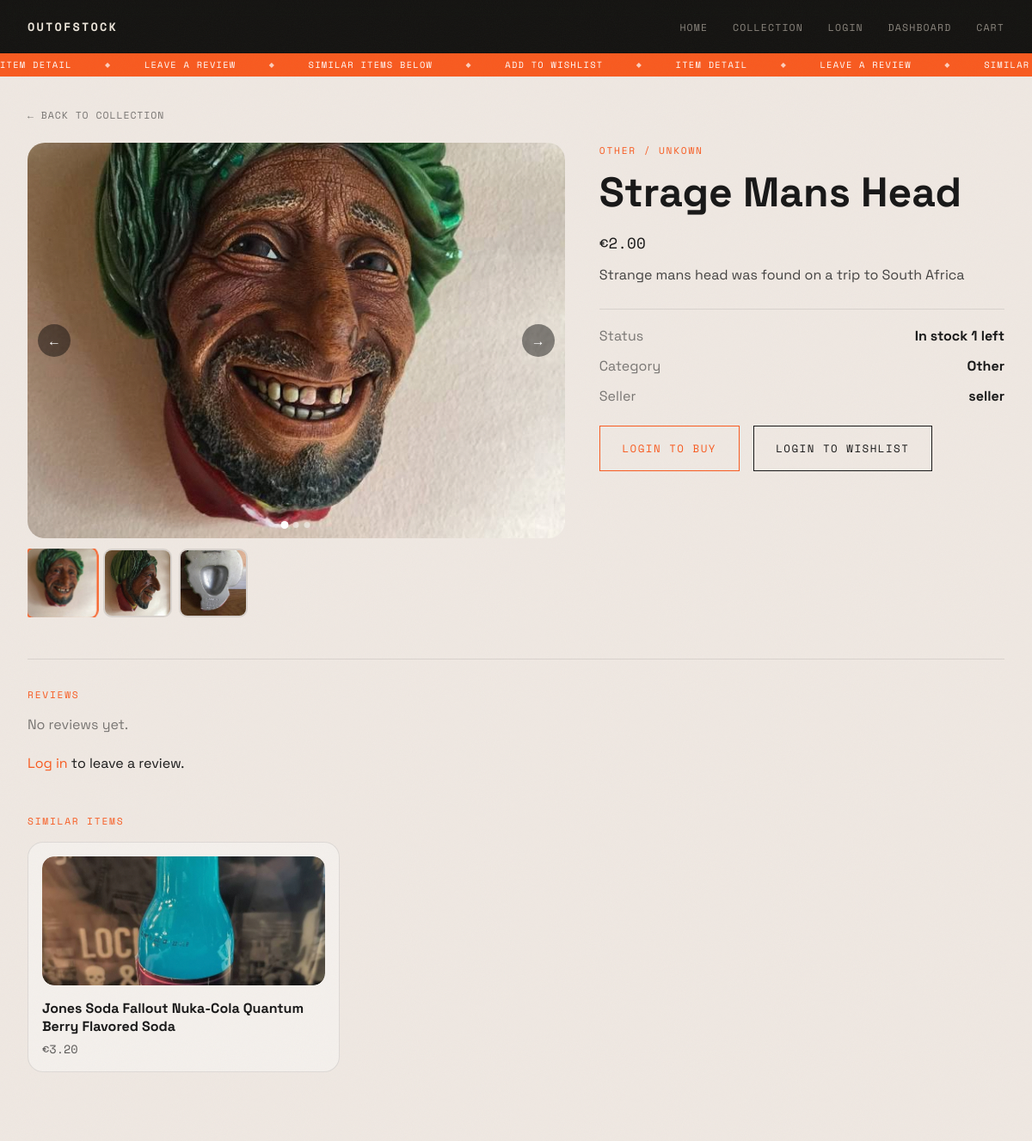
The page /product/8/ on the database its author committed.
### store/models.py (models this page shows, shortened)
class ProductImage(models.Model):
    product  = models.ForeignKey(Product, on_delete=models.CASCADE, related_name='images')
    image    = models.ImageField(upload_to='products/')
    is_cover = models.BooleanField(default=False)
    order    = models.PositiveIntegerField(default=0)
    class Meta:
        ordering = ['order', 'id']

class Product(models.Model):
    owner       = models.ForeignKey(User, on_delete=models.CASCADE, related_name='products', null=True, blank=True)
    category    = models.ForeignKey(Category, on_delete=models.CASCADE)
    name        = models.CharField(max_length=150)
    brand       = models.CharField(max_length=100, blank=True)
    description = models.TextField()
    price       = models.DecimalField(max_digits=8, decimal_places=2)
    image       = models.ImageField(upload_to='products/', blank=True, null=True)
    stock       = models.PositiveIntegerField(default=0)

class Category(models.Model):
    name        = models.CharField(max_length=100)
    description = models.TextField(blank=True)
    parent      = models.ForeignKey(
        'self',
        on_delete=models.SET_NULL,
        null=True,
        blank=True,
        related_name='subcategories'
    )
    class Meta:
        verbose_name_plural = 'Categories'

### store/views.py (the view, shortened to what this page needs)
# urls.py: path('product/<int:product_id>/',           views.product_detail,       name='product_detail'),
def product_detail(request, product_id):
    try:
        product = Product.objects.get(id=product_id)
    except Product.DoesNotExist:
        return redirect('products')
    reviews = product.reviews.all()
    recommended = Product.objects.filter(category=product.category).exclude(id=product.id)[:3]
    product_images = product.images.all()
    avg_rating = None
    if reviews.count() > 0:
        total = 0
        for r in reviews:
            total += r.rating
        avg_rating = round(total / reviews.count(), 1)
    return render(request, 'store/product_detail.html', {
        'product': product,
        'product_images': product_images,
        'recommended': recommended,
        'reviews': reviews,
        'avg_rating': avg_rating,
    })

### store/templates/store/product_detail.html (shortened to what this page needs)
{% load static %}
<!DOCTYPE html>
<html lang="en">
<head>
  <link rel="stylesheet" href="{% static 'store/css/shared.css' %}">
  <link rel="stylesheet" href="{% static 'store/css/item.css' %}">
</head>
<body class="theme-light inner-page-body">
  <div class="noise"></div>
  <header class="site-header">
    <a href="{% url 'home' %}" class="logo">OUTOFSTOCK</a>
    <nav class="main-nav">
      <a href="{% url 'home' %}">Home</a>
      <a href="{% url 'products' %}">Collection</a>
      {% if user.is_authenticated %}<a href="{% url 'logout' %}">Logout</a>{% else %}<a href="{% url 'login' %}">Login</a>{% endif %}
      <a href="{% url 'dashboard' %}">Dashboard</a>
      <a href="{% url 'cart' %}">Cart</a>
    </nav>
  </header>
  <div class="ticker-wrap">
    <div class="ticker-track">
      <span>ITEM DETAIL</span><span class="dot-sep">&#9670;</span>
      <span>LEAVE A REVIEW</span><span class="dot-sep">&#9670;</span>
      <span>SIMILAR ITEMS BELOW</span><span class="dot-sep">&#9670;</span>
      <span>ADD TO WISHLIST</span><span class="dot-sep">&#9670;</span>
    </div>
  </div>
  <main class="inner-page">
    <a href="{% url 'products' %}" class="back-link">&#8592; Back to collection</a>
    <section class="item-layout">
      <div class="item-gallery" id="itemGallery">
        <div class="item-main-img" id="mainImgBox">
          {% if product_images %}
            <img src="{{ product_images.0.image.url }}" alt="{{ product.name }}" id="main-img-tag" />
            {% if product_images.count > 1 %}
            <button class="gallery-arrow prev" id="galleryPrev" aria-label="Previous image">&#8592;</button>
            <button class="gallery-arrow next" id="galleryNext" aria-label="Next image">&#8594;</button>
            <div class="gallery-dots" id="galleryDots">
              {% for pimg in product_images %}
              <button class="gallery-dot {% if forloop.first %}active{% endif %}"
                      data-index="{{ forloop.counter0 }}"
                      aria-label="Image {{ forloop.counter }}"></button>
              {% endfor %}
            </div>
            {% endif %}
          {% elif product.image %}
            <img src="{{ product.image.url }}" alt="{{ product.name }}" id="main-img-tag" />
          {% else %}
            <span>{{ product.name }}</span>
          {% endif %}
        </div>
        {% if product_images.count > 1 %}
        <div class="item-thumbs" id="thumbStrip">
          {% for pimg in product_images %}
          <button class="thumb-btn {% if forloop.first %}thumb-active{% endif %}"
                  data-index="{{ forloop.counter0 }}"
                  data-src="{{ pimg.image.url }}"
                  type="button"
                  aria-label="View image {{ forloop.counter }}">
            <img src="{{ pimg.image.url }}" alt="Thumbnail {{ forloop.counter }}" />
          </button>
          {% endfor %}
        </div>
        {% endif %}
      </div>
      <div class="item-details">
        <p class="section-label">
          {% if product.category.parent %}
            {{ product.category.parent.name }} &rsaquo; {{ product.category.name }}
          {% else %}
            {{ product.category.name }}
          {% endif %}
          {% if product.brand %} / {{ product.brand }}{% endif %}
        </p>
        <h1>{{ product.name }}</h1>
        <p class="item-price">&#8364;{{ product.price }}</p>
        <p class="item-description">{{ product.description }}</p>
        <div class="detail-list">
          <div>
            <span>Status</span>
            <strong>{% if product.stock > 0 %}In stock  {{ product.stock }} left{% else %}SOLD OUT{% endif %}</strong>
          </div>
          <div><span>Category</span><strong>{{ product.category.name }}</strong></div>
          <div><span>Seller</span><strong>{{ product.owner.username|default:"Unknown" }}</strong></div>
        </div>
        <div class="item-actions">
          {% if user.is_authenticated and product.stock > 0 %}
            <form method="POST" action="{% url 'add_to_cart' product.id %}" style="display:inline;">
              {% csrf_token %}
              <button type="submit" class="action-btn">Add to Cart</button>
            </form>
          {% elif not user.is_authenticated %}
            <a href="{% url 'login' %}" class="action-btn">Login to Buy</a>
          {% else %}
            <button type="button" class="action-btn sold-out-btn" disabled>SOLD OUT</button>
          {% endif %}
          {% if user.is_authenticated %}
            <form method="POST" action="{% url 'add_to_wishlist' product.id %}" style="display:inline;">
              {% csrf_token %}
              <button type="submit" class="ghost-btn">Save to Wishlist</button>
            </form>
          {% else %}
            <a href="{% url 'login' %}" class="ghost-btn">Login to Wishlist</a>
          {% endif %}
        </div>
      </div>
    </section>
    <section class="review-section">
      {% if user.is_authenticated %}
        <p class="section-label">LEAVE A REVIEW</p>
        <div class="review-form-wrap">
          <form id="review-form" method="POST" action="{% url 'product_detail' product.id %}">
            {% csrf_token %}
            <label style="display:block;margin-bottom:0.5rem;font-family:var(--font-mono);font-size:0.74rem;letter-spacing:0.08em;text-transform:uppercase;">Rating</label>
            <div class="star-picker">
              <input type="radio" name="rating" id="s5" value="5"><label for="s5" title="5 stars">&#9733;</label>
              <input type="radio" name="rating" id="s4" value="4"><label for="s4" title="4 stars">&#9733;</label>
              <input type="radio" name="rating" id="s3" value="3" checked><label for="s3" title="3 stars">&#9733;</label>
              <input type="radio" name="rating" id="s2" value="2"><label for="s2" title="2 stars">&#9733;</label>
              <input type="radio" name="rating" id="s1" value="1"><label for="s1" title="1 star">&#9733;</label>
            </div>
            <label style="display:block;margin-top:1rem;font-family:var(--font-mono);font-size:0.74rem;letter-spacing:0.08em;text-transform:uppercase;">
              Comment
              <textarea name="comment" rows="3" style="width:100%;margin-top:0.4rem;font-family:inherit;padding:0.75rem;border:1px solid var(--input-border);background:var(--input-bg);color:var(--page-text);border-radius:10px;resize:vertical;"></textarea>
            </label>
            <p id="review-error" style="color:#e05050;font-size:0.8rem;margin-top:0.4rem;display:none;"></p>
            <button type="submit" class="ghost-btn" style="margin-top:0.75rem;">Submit Review</button>
          </form>
        </div>
        <div style="margin-top:2rem;">
          {% for review in reviews %}
          <div class="review-block">
            <strong>{{ review.user.username }}</strong>
            <span class="review-stars">{% for i in "12345" %}{% if forloop.counter <= review.rating %}&#9733;{% else %}&#9734;{% endif %}{% endfor %}</span>
            <span style="font-size:0.8rem;opacity:0.55;margin-left:0.4rem;">{{ review.rating }} out of 5</span>
            {% if review.comment %}<p style="margin-top:0.4rem;">{{ review.comment }}</p>{% endif %}
          </div>
          {% empty %}
            <p class="no-reviews-msg" style="margin-top:1rem;opacity:0.55;">No reviews yet. Be the first to leave one.</p>
          {% endfor %}
        </div>
      {% else %}
        <p class="section-label">REVIEWS</p>
        {% for review in reviews %}
        <div class="review-block">
          <strong>{{ review.user.username }}</strong>
          <span class="review-stars">{% for i in "12345" %}{% if forloop.counter <= review.rating %}&#9733;{% else %}&#9734;{% endif %}{% endfor %}</span>
          <span style="font-size:0.8rem;opacity:0.55;margin-left:0.4rem;">{{ review.rating }} out of 5</span>
          {% if review.comment %}<p style="margin-top:0.4rem;">{{ review.comment }}</p>{% endif %}
        </div>
        {% empty %}
          <p style="opacity:0.55;">No reviews yet.</p>
        {% endfor %}
        <p style="margin-top:1.5rem;"><a href="{% url 'login' %}" style="color:var(--orange);">Log in</a> to leave a review.</p>
      {% endif %}
    </section>
    {% if recommended %}
    <section class="related-section">
      <p class="section-label">SIMILAR ITEMS</p>
      <div class="mini-grid">
        {% for item in recommended %}
        <a href="{% url 'product_detail' item.id %}" class="mini-card">
          {% if item.image %}
            <div class="mini-thumb" style="background:none;padding:0;overflow:hidden;">
              <img src="{{ item.image.url }}" alt="{{ item.name }}" style="width:100%;height:150px;object-fit:cover;border-radius:14px;" />
            </div>
          {% else %}
            <div class="mini-thumb placeholder-two"></div>
          {% endif %}
          <h3>{{ item.name }}</h3>
          <p>&#8364;{{ item.price }}</p>
        </a>
        {% endfor %}
      </div>
    </section>
    {% endif %}
  </main>
</body>
</html>

### store/static/store/css/shared.css (style rules this page uses)
* { box-sizing: border-box; margin: 0; padding: 0; }
:root { --header-height: 62px; --ticker-height: 28px; --bg: #0b0b09; --ink: #171717; --text: #ece5da; --muted: #8b857d; --orange: #f85a1f; --green: #2ea94f; --cream: #efe8e2; --font-main: "Space Grotesk", sans-serif; --font-mono: "Space Mono", monospace; --page-bg: #efe8e2; --page-text: #171717; --btn-border: #171717; --btn-text: #171717; --btn-hover-bg: #171717; --btn-hover-text: #efe8e2; --card-bg: rgba(255,255,255,0.35); --card-border: rgba(23,23,23,0.1); --input-bg: rgba(255,255,255,0.7); --input-border: rgba(23,23,23,0.16); --divider: rgba(23,23,23,0.1); }
body.theme-light { --page-bg: #efe8e2; --page-text: #171717; --btn-border: #171717; --btn-text: #171717; --btn-hover-bg: #171717; --btn-hover-text: #efe8e2; --card-bg: rgba(255,255,255,0.35); --card-border: rgba(23,23,23,0.1); --input-bg: rgba(255,255,255,0.7); --input-border: rgba(23,23,23,0.2); --divider: rgba(23,23,23,0.1); }
html { scroll-behavior: smooth; }
body { background: var(--bg); color: var(--text); font-family: var(--font-main); min-height: 100vh; overflow-x: hidden; cursor: crosshair; }
a { color: inherit; text-decoration: none; }
img { display: block; max-width: 100%; }
button, input, select, textarea { font: inherit; }
.noise { position: fixed; inset: 0; z-index: 999; pointer-events: none; opacity: 0.035; background-size: 220px 220px; }
.site-header { position: fixed; top: 0; left: 0; right: 0; z-index: 100; min-height: var(--header-height); display: flex; justify-content: space-between; align-items: center; padding: 0.95rem 2rem; background: rgba(11,11,9,0.96); backdrop-filter: blur(8px); }
.logo { font-family: var(--font-mono); font-size: 0.85rem; letter-spacing: 0.16em; font-weight: 700; color: var(--text); }
.main-nav { display: flex; gap: 1.8rem; }
.main-nav a { font-family: var(--font-mono); font-size: 0.72rem; letter-spacing: 0.1em; text-transform: uppercase; color: var(--muted); transition: color 0.2s ease; }
.ticker-wrap { position: fixed; top: calc(var(--header-height) - 1px); left: 0; right: 0; z-index: 90; overflow: hidden; background: var(--orange); height: var(--ticker-height); display: flex; align-items: center; }
.ticker-track { display: flex; align-items: center; gap: 2.4rem; white-space: nowrap; animation: tickerScroll 32s linear infinite; font-family: var(--font-mono); font-size: 0.65rem; letter-spacing: 0.12em; text-transform: uppercase; color: #fff; }
.ticker-track .dot-sep { font-size: 0.5rem; opacity: 0.7; }
.inner-page-body { background: var(--page-bg); color: var(--page-text); }
.inner-page { padding: calc(var(--header-height) + var(--ticker-height) + 2rem) 2rem 5rem; max-width: 1200px; margin: 0 auto; }
.section-label { font-family: var(--font-mono); font-size: 0.7rem; letter-spacing: 0.16em; text-transform: uppercase; color: var(--orange); margin-bottom: 1rem; }
.page-hero h1, .dashboard-header h1, .item-details h1, .auth-card h1 { font-size: clamp(2rem, 4vw, 3.3rem); line-height: 1.05; margin-bottom: 1.2rem; }
.action-btn { display: inline-block; margin-top: 2rem; font-family: var(--font-mono); font-size: 0.78rem; letter-spacing: 0.12em; text-transform: uppercase; padding: 1rem 1.6rem; border: 1px solid var(--orange); color: var(--orange); transition: all 0.2s ease; cursor: pointer; background: none; }
.ghost-btn { display: inline-block; margin-top: 2rem; font-family: var(--font-mono); font-size: 0.78rem; letter-spacing: 0.12em; text-transform: uppercase; padding: 1rem 1.6rem; border: 1px solid var(--btn-border); color: var(--btn-text); background: none; transition: all 0.2s ease; cursor: pointer; }
.filter-panel, .catalog-card, .auth-card, .stat-card, .dashboard-panel, .cart-item-row, .cart-summary, .mini-card { background: var(--card-bg); border: 1px solid var(--card-border); }
.back-link { display: inline-block; font-family: var(--font-mono); font-size: 0.72rem; letter-spacing: 0.08em; text-transform: uppercase; margin-bottom: 1.5rem; color: var(--page-text); opacity: 0.55; transition: opacity 0.2s ease; }
.filter-panel .action-btn, .filter-panel .ghost-btn, .dashboard-header .action-btn, .dashboard-header .ghost-btn, .row-actions .ghost-btn, .row-actions .action-btn, .modal-form .action-btn, .item-actions .action-btn, .item-actions .ghost-btn, .auth-card .action-btn, .auth-card .ghost-btn, .cart-summary .action-btn, .discount-section .action-btn, .discount-section .ghost-btn, .filter-buttons .action-btn, .filter-buttons .ghost-btn { margin-top: 0; }

### rows shown on the page
ProductImage: image (picture)
ProductImage: image (picture)
ProductImage: image (picture)
Product: category.name "OTHER", brand "UNKOWN", name "Strage Mans Head", price "2.00", description "Strange mans head was found on a trip to South Africa", stock "1", category.name "Other", owner.username "seller"
Product: image (picture), name "Jones Soda Fallout Nuka-Cola Quantum Berry Flavored Soda", price "3.20"
